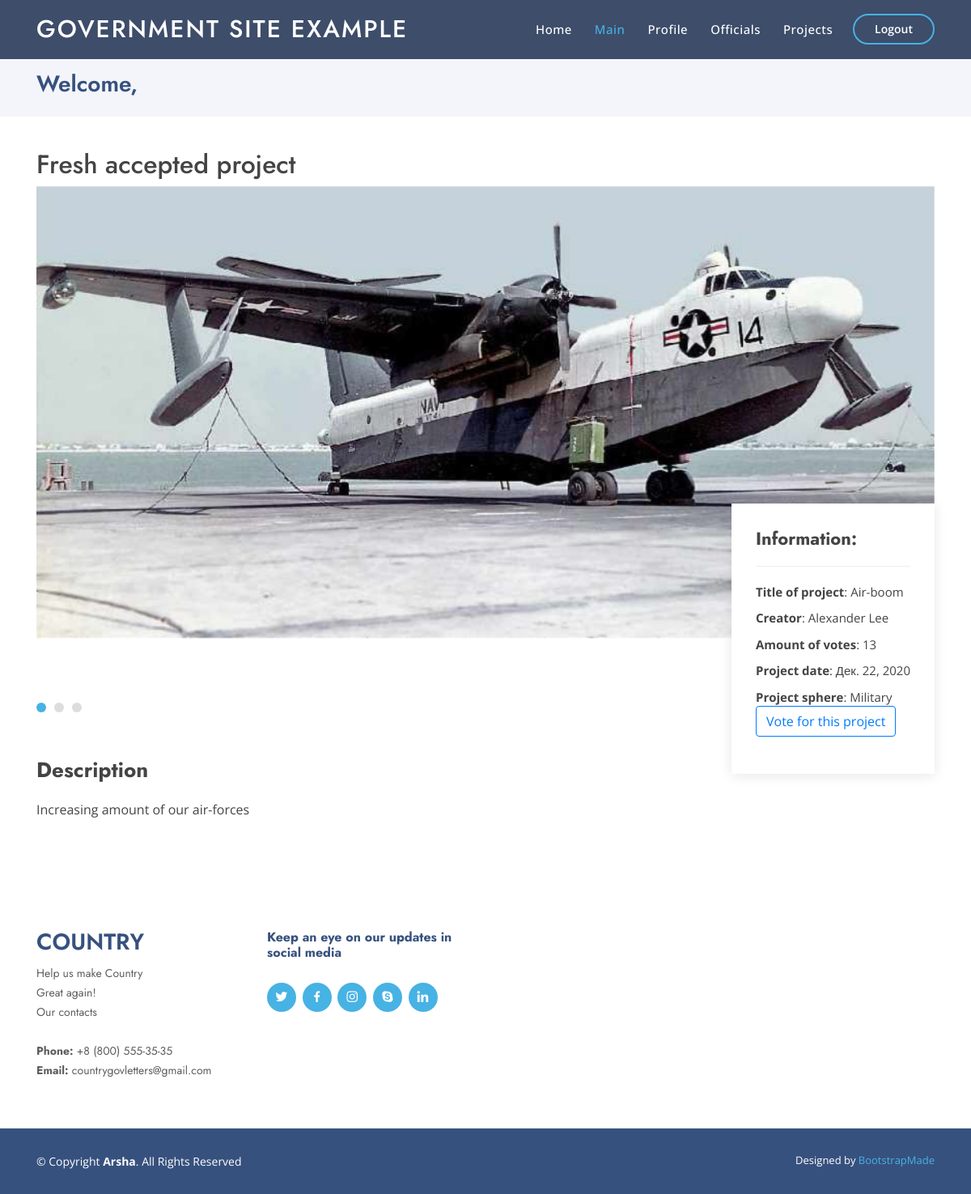
The app's page /project?id=34 with its own data.
### Content/models.py (models this page shows, shortened)
class ProjectPhoto(models.Model):
    title = models.CharField(name="title", max_length=120)
    project = models.ForeignKey(Project, on_delete=models.CASCADE)
    photo = models.ImageField(name="photo", upload_to='project_photos')
    class Meta:
        verbose_name = "Project photo"
        verbose_name_plural = "Project photos"

class Project(models.Model):
    title = models.CharField(name="title", max_length=120)
    description = models.CharField(name="desc", max_length=1000)
    votes = models.IntegerField(default=0)
    sphere = models.CharField(name="sphere", max_length=15)
    date_of_creation = models.DateField(auto_now=True)
    creator = models.ForeignKey(Citizen, on_delete=models.CASCADE)
    class Meta:
        verbose_name = "Project"
        verbose_name_plural = "Projects"

class Citizen(models.Model):
    user = models.OneToOneField(User, on_delete=models.CASCADE)
    department = models.CharField(max_length=100)
    avatar = models.ImageField(name="avatar", upload_to='avatars')
    amount_of_accepted_projects = models.IntegerField(default=0)
    bday = models.DateField(name="birth_day", auto_now=False)
    gender = models.CharField(name="gender", default="Other", max_length=15, choices=[('Male','Male'), ('Female','Female'), ('Other','Other')])
    age = models.IntegerField(name="age", default=0)
    rank = models.CharField(name="rank", default="", max_length=100)
    ed_proj = models.IntegerField(name="education_projects", default=0)
    health_proj = models.IntegerField(name="healthcare_projects", default=0)
    military_proj = models.IntegerField(name="military_projects", default=0)
    social_proj = models.IntegerField(name="social_projects", default=0)
    cult_proj = models.IntegerField(name="culture_projects", default=0)
    is_staff = models.BooleanField(name="is_staff", default=False)
    class Meta:
        verbose_name = 'Citizen'
        verbose_name_plural = 'Citizens'

### Content/views.py (the view)
# urls.py: path('project', project_view)
def project_view(request):
    context = project_view_context_data_preparation(request)
    if request.method == "POST":
        vote_for_project(request)
    return render(request, 'Content/project.html', context)

### Content/views_cases.py (called while the page is built)
def project_view_context_data_preparation(request):
    proj_id = request.GET['id']
    context = {
        'project':Project.objects.get(id=proj_id),
        'photos':ProjectPhoto.objects.filter(project = proj_id)
    }
    context['vote'] = Vote.objects.filter(
        project_id=proj_id,
        voter_id=request.user.id
        )
    if len(context['vote']) > 0:
        context['vote'] = context['vote'][0]
    else:
        context['vote'] = None
    return context

### Content/templates/Content/project.html (shortened to what this page needs)
{% load static %}
<!DOCTYPE html>
<html lang="en">
<head>
  <link href="{% static "vendor/bootstrap/css/bootstrap.min.css" %}" rel="stylesheet">
  <link href="{% static "vendor/icofont/icofont.min.css" %}" rel="stylesheet">
  <link href="{% static "vendor/boxicons/css/boxicons.min.css" %}" rel="stylesheet">
  <link href="{% static "vendor/remixicon/remixicon.css" %}" rel="stylesheet">
  <link href="{% static "vendor/venobox/venobox.css" %}" rel="stylesheet">
  <link href="{% static "vendor/owl.carousel/assets/owl.carousel.min.css" %}" rel="stylesheet">
  <link href="{% static "vendor/aos/aos.css" %}" rel="stylesheet">
  <link href="{% static "css/style.css" %}" rel="stylesheet">
</head>
<body>
  <header id="header" class="fixed-top header-inner-pages">
    <div class="container d-flex align-items-center">
      <h1 class="logo mr-auto"><a href="#">Government site example</a></h1>
      <nav class="nav-menu d-none d-lg-block">
        <ul>
          <li><a href="start">Home</a></li>
          <li class="active"><a href="#">Main</a></li>
          {% if user %}
          <li><a href="profile">Profile</a></li>
          {% endif %}
          <li><a href="team">Officials</a></li>
          <li><a href="projects">Projects</a></li>
        </ul>
      </nav>
      {% if user %}
            <a href="logout" class="get-started-btn scrollto">Logout</a>
      {% else %}
      <a href="auth" class="get-started-btn scrollto">Sign-up</a>
      <a href="login" class="get-started-btn scrollto">Log-in</a>
      {% endif %}
    </div>
  </header>
  <main id="main">
    <section id="breadcrumbs" class="breadcrumbs">
      <div class="container">
        <h2>Welcome, {% if user %} {{ user.first_name }} {{ user.last_name }} {% else %} Citizen {% endif %}</h2>
      </div>
    </section>
    <section id="portfolio-details" class="portfolio-details">
      <div class="container">
        {% if project %}
        <div class="portfolio-details-container">
      <h2>Fresh accepted project</h2>
      <div class="owl-carousel portfolio-details-carousel">
        {% for photo in photos %}
        <img src="{{ photo.photo.url }}" class="img-fluid" alt="">
        {% endfor %}
      </div>
      <div class="portfolio-info">
        <h3>Information:</h3>
        <ul>
          <li><strong>Title of project</strong>: {{ project.title }}</li>
          <li><strong>Creator</strong>: {{ project.creator.user.first_name }} {{ project.creator.user.last_name }}</li>
          <li><strong>Amount of votes</strong>: {{ project.votes }}</li>
          <li><strong>Project date</strong>: {{ project.date_of_creation }}</li>
          <li><strong>Project sphere</strong>: {{ project.sphere }}</li>
          {% if vote or request.method == "POST" %}
          <li><button disabled class="btn btn-outline-secondary">You have already voted for this project</button></li>
          {% else %}
          <form method="post">
              <li><button type="submit" class="btn btn-outline-primary">Vote for this project</button></li>
            </form>
            {% endif %}
        </ul>
      </div>
    </div>
    <div class="portfolio-description">
      <h2>Description</h2>
      <p>
        {{ project.desc }}
      </p>
    </div>
    {% else %}
    <h1>There are no new projects and news.</h1>
    {% endif %}
  </div>
</section>
  </main>
  <footer id="footer">
    <div class="footer-top">
      <div class="container">
        <div class="row">
          <div class="col-lg-3 col-md-6 footer-contact">
            <h3>Country</h3>
            <p>
              Help us make Country <br>
              Great again!<br>
              Our contacts<br><br>
              <strong>Phone:</strong> +8 (800) 555-35-35<br>
              <strong>Email:</strong> countrygovletters@gmail.com<br>
            </p>
          </div>
          <div class="col-lg-3 col-md-6 footer-links">
            <h4>Keep an eye on our updates in social media</h4>
            <div class="social-links mt-3">
              <a href="#" class="twitter"><i class="bx bxl-twitter"></i></a>
              <a href="#" class="facebook"><i class="bx bxl-facebook"></i></a>
              <a href="#" class="instagram"><i class="bx bxl-instagram"></i></a>
              <a href="#" class="google-plus"><i class="bx bxl-skype"></i></a>
              <a href="#" class="linkedin"><i class="bx bxl-linkedin"></i></a>
            </div>
          </div>
        </div>
      </div>
    </div>
    <div class="container footer-bottom clearfix">
      <div class="copyright">
        &copy; Copyright <strong><span>Arsha</span></strong>. All Rights Reserved
      </div>
      <div class="credits">
        Designed by <a href="https://bootstrapmade.com/">BootstrapMade</a>
      </div>
    </div>
  </footer>
</body>
</html>

### static/css/style.css (style rules this page uses)
body { font-family: "Open Sans", sans-serif; color: #444444; }
a { color: #47b2e4; }
h1, h2, h3, h4, h5, h6 { font-family: "Jost", sans-serif; }
#header { transition: all 0.5s; z-index: 997; padding: 15px 0; }
#header.header-scrolled, #header.header-inner-pages { background: rgba(40, 58, 90, 0.9); }
#header .logo { font-size: 30px; margin: 0; padding: 0; line-height: 1; font-weight: 500; letter-spacing: 2px; text-transform: uppercase; }
#header .logo a { color: #fff; }
.nav-menu ul { margin: 0; padding: 0; list-style: none; }
.nav-menu > ul { display: flex; }
.nav-menu > ul > li { position: relative; white-space: nowrap; padding: 10px 0 10px 28px; }
.nav-menu a { display: block; position: relative; color: #fff; transition: 0.3s; font-size: 15px; letter-spacing: 0.5px; font-weight: 500; font-family: "Open Sans", sans-serif; }
.nav-menu a:hover, .nav-menu .active > a, .nav-menu li:hover > a { color: #47b2e4; }
.get-started-btn { margin-left: 25px; color: #fff; border-radius: 50px; padding: 6px 25px 7px 25px; white-space: nowrap; transition: 0.3s; font-size: 14px; display: inline-block; border: 2px solid #47b2e4; font-weight: 600; }
.mobile-nav { position: fixed; top: 55px; right: 15px; bottom: 15px; left: 15px; z-index: 9999; overflow-y: auto; background: #fff; transition: ease-in-out 0.2s; opacity: 0; visibility: hidden; border-radius: 10px; padding: 10px 0; }
.mobile-nav * { margin: 0; padding: 0; list-style: none; }
.mobile-nav a { display: block; position: relative; color: #37517e; padding: 10px 20px; font-weight: 500; outline: none; }
.mobile-nav a:hover, .mobile-nav .active > a, .mobile-nav li:hover > a { color: #47b2e4; text-decoration: none; }
section { padding: 60px 0; overflow: hidden; }
.breadcrumbs { padding: 15px 0; background: #f3f5fa; min-height: 40px; margin-top: 72px; }
.breadcrumbs h2 { font-size: 28px; font-weight: 600; color: #37517e; }
.portfolio-details { padding-top: 40px; }
.portfolio-details .portfolio-details-container { position: relative; }
.portfolio-details .portfolio-details-carousel { position: relative; z-index: 1; }
.portfolio-details .portfolio-info { padding: 30px; position: absolute; right: 0; bottom: -70px; background: #fff; box-shadow: 0px 2px 15px rgba(0, 0, 0, 0.1); z-index: 2; }
.portfolio-details .portfolio-info h3 { font-size: 22px; font-weight: 700; margin-bottom: 20px; padding-bottom: 20px; border-bottom: 1px solid #eee; }
.portfolio-details .portfolio-info ul { list-style: none; padding: 0; font-size: 15px; }
.portfolio-details .portfolio-info ul li + li { margin-top: 10px; }
.portfolio-details .portfolio-description { padding-top: 50px; }
.portfolio-details .portfolio-description h2 { width: 50%; font-size: 26px; font-weight: 700; margin-bottom: 20px; }
.portfolio-details .portfolio-description p { padding: 0 0 0 0; }
#footer { font-size: 14px; background: #37517e; }
#footer .footer-top { padding: 60px 0 30px 0; background: #fff; }
#footer .footer-top .footer-contact { margin-bottom: 30px; }
#footer .footer-top .footer-contact h3 { font-size: 28px; margin: 0 0 10px 0; padding: 2px 0 2px 0; line-height: 1; text-transform: uppercase; font-weight: 600; color: #37517e; }
#footer .footer-top .footer-contact p { font-size: 14px; line-height: 24px; margin-bottom: 0; font-family: "Jost", sans-serif; color: #5e5e5e; }
#footer .footer-top h4 { font-size: 16px; font-weight: bold; color: #37517e; position: relative; padding-bottom: 12px; }
#footer .footer-top .footer-links { margin-bottom: 30px; }
#footer .footer-top .social-links a { font-size: 18px; display: inline-block; background: #47b2e4; color: #fff; line-height: 1; padding: 8px 0; margin-right: 4px; border-radius: 50%; text-align: center; width: 36px; height: 36px; transition: 0.3s; }
#footer .footer-bottom { padding-top: 30px; padding-bottom: 30px; color: #fff; }
#footer .copyright { float: left; }
#footer .credits { float: right; font-size: 13px; }
#footer .credits a { transition: 0.3s; }

### records on screen
ProjectPhoto: photo (picture)
Project: title "Air-boom", creator.user.first_name "Alexander", creator.user.last_name "Lee", votes "13", date_of_creation "Дек. 22, 2020", sphere "Military", desc "Increasing amount of our air-forces"
